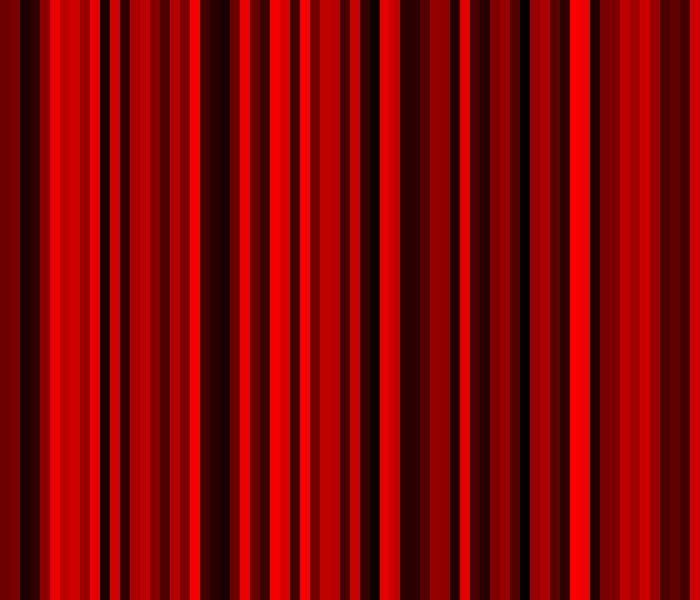
#> input picture input/First Sample.bmp, 700 x 600 px; its folder holds 3 pictures in this run
$ jupyter execute 'Assgment 1.ipynb'
#> lines starting #> are read from the running program, lines starting #| are printed output that depends on the picture
[cell 1]
import numpy as np
from PIL import Image
from matplotlib import pyplot as plt

[cell 2]
def CalculateColorMap(img):
    colorMap={}
    count=0
    width, height = img.size
    arr = [[0 for i in range(height)] for j in range(width)]
    for i in range (width):
        for j in range (height):
            r,g,b = img.getpixel((i,j))
            index = (r,g,b)
            if( not index in colorMap):
                colorMap[index]=count
                arr[i][j]=count
                count+=1
            else:
                arr[i][j]=colorMap[index]
    returnValue = {"colorMap":colorMap,"indexedImage":arr}
    return returnValue

[cell 3]
def QuantizationLevels(colorMap,ourrange):
    removedColors = {}
    kept = {}
    for color in list(colorMap.items()):
        x = tuple(map(lambda i: i - ourrange, color[0]))
        y=tuple(map(lambda i: i +ourrange, color[0]))
        if(color[0] in colorMap ):
            kept[color[0]]=colorMap[color[0]]
            for color2 in list(colorMap.items()):
                all(x1 < y1 for x1, y1 in zip(color2[0], y))
                if(all(x1 > y1 for x1, y1 in zip(color2[0], x)) and  all(x1 < y1 for x1, y1 in zip(color2[0], y)) and (not color2[0] in kept)):
                    indexdel =colorMap[color2[0]]
                    indexkept = colorMap[color[0]]
                    removedColors[indexdel] = indexkept
                    del colorMap[color2[0]]
    return {"colorMap":colorMap,"removedColors":removedColors}

[cell 4]
def AdjustIndex(arr,removedColors):
    for index1,col in enumerate(arr):
        for index2,entry in enumerate(col):
            if(entry in removedColors):
                arr[index1][index2] = removedColors[entry]
    return arr

[cell 5]
def ReverseColorMap(colorMap):
    newColorMap={}
    for index in colorMap:
        value= colorMap[index]
        newColorMap[value]=index
    colorMap=newColorMap
    return newColorMap

[cell 6]
def ColorMapToImage(arr,colorMap,imageName):
    img = Image.new('RGB', (len(arr), len(arr[0])), 'white')
    width = len(arr)
    height=len(arr[0])
    for i in range (width):
        for j in range (height):
            index= arr[i][j]
            img.putpixel((i,j),colorMap[index])
    img.save("output/"+imageName)

[cell 7]
import os
basedir = "input/"
our_range = 50
for image in os.listdir(basedir):
    img = Image.open(basedir+image)
#> img is the input picture: PIL image 700x600 RGB; mean R, G, B 130.4, 0, 0
    x= CalculateColorMap(img)
#> after the loop in CalculateColorMap, `for i in range (width):`: arr = 700 items; colorMap = 54 items; count = 54
#> x = 2 items
    colorMap = x["colorMap"]
#> colorMap = 54 items
    arr = x["indexedImage"]
#> arr = 700 items
    y = QuantizationLevels(colorMap,our_range)
#> the loop in QuantizationLevels, `for color in list(colorMap.items()):` made 54 passes
#> (color, x, y) on passes 1 to 12: (((109, 0, 0), 0), (59, -50, -50), (159, 50, 50)), (((122, 0, 0), 1), (72, -50, -50), (172, 50, 50)), (((28, 0, 0), 2), (-22, -50, -50), (78, 50, 50)), (((48, 0, 0), 3), (-2, -50, -50), (98, 50, 50)), (((142, 0, 0), 4), (92, -50, -50), (192, 50, 50)), (((234, 0, 0), 5), (184, -50, -50), (284, 50, 50)), (((188, 0, 0), 6), (138, -50, -50), (238, 50, 50)), (((206, 0, 0), 7), (156, -50, -50), (256, 50, 50)), (((153, 0, 0), 8), (103, -50, -50), (203, 50, 50)), (((232, 0, 0), 9), (182, -50, -50), (282, 50, 50)), (((22, 0, 0), 10), (-28, -50, -50), (72, 50, 50)), (((211, 0, 0), 11), (161, -50, -50), (261, 50, 50))
#> after the loop in QuantizationLevels, `for color in list(colorMap.items()):`: kept = {(109, 0, 0): 0, (28, 0, 0): 2, (234, 0, 0): 5, (170, 0, 0): 13}; removedColors = 50 items
#> y = 2 items
    colorMap =  y["colorMap"]
#> colorMap has the same summary as kept in QuantizationLevels
    removedColors = y['removedColors']
#> removedColors = 50 items
    arr = AdjustIndex(arr,removedColors)
#> after the loop in AdjustIndex, `for index1,col in enumerate(arr):`: arr = 700 items
    colorMap=ReverseColorMap(colorMap)
#> the loop in ReverseColorMap, `for index in colorMap:` made 4 passes
#> (index, value) on passes 1 to 4: ((109, 0, 0), 0), ((28, 0, 0), 2), ((234, 0, 0), 5), ((170, 0, 0), 13)
#> after the loop in ReverseColorMap, `for index in colorMap:`: newColorMap = {0: (109, 0, 0), 2: (28, 0, 0), 5: (234, 0, 0), 13: (170, 0, 0)}
#> in ReverseColorMap, `colorMap=newColorMap`: colorMap has the same summary as newColorMap
#> colorMap has the same summary as newColorMap in ReverseColorMap
    ColorMapToImage(arr,colorMap,image)
#> in ColorMapToImage, `img = Image.new('RGB', (len(arr), len(arr[0])), 'white')`: img: PIL image 700x600 RGB; every value is 255
#> in ColorMapToImage, `width = len(arr)`: width = 700
#> in ColorMapToImage, `height=len(arr[0])`: height = 600
#> after the loop in ColorMapToImage, `for i in range (width):`:
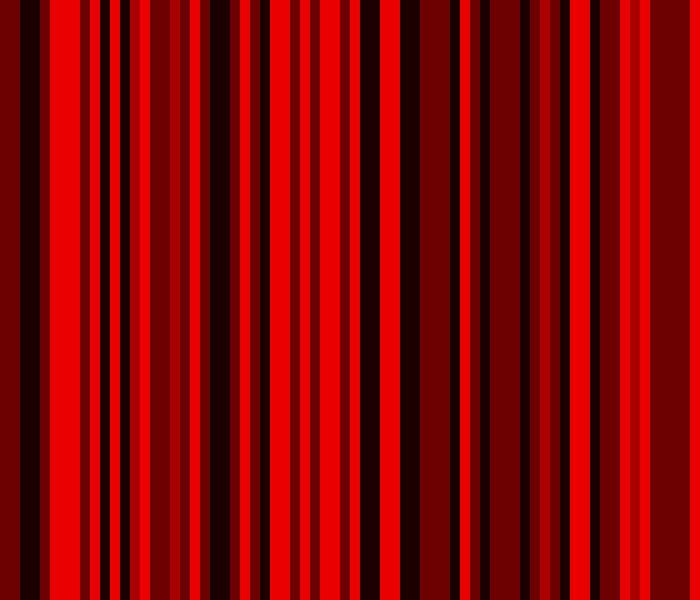
#> img: PIL image 700x600 RGB; mean R, G, B 133.3, 0, 0
#> pass 2 of the loop `for image in os.listdir(basedir):`:
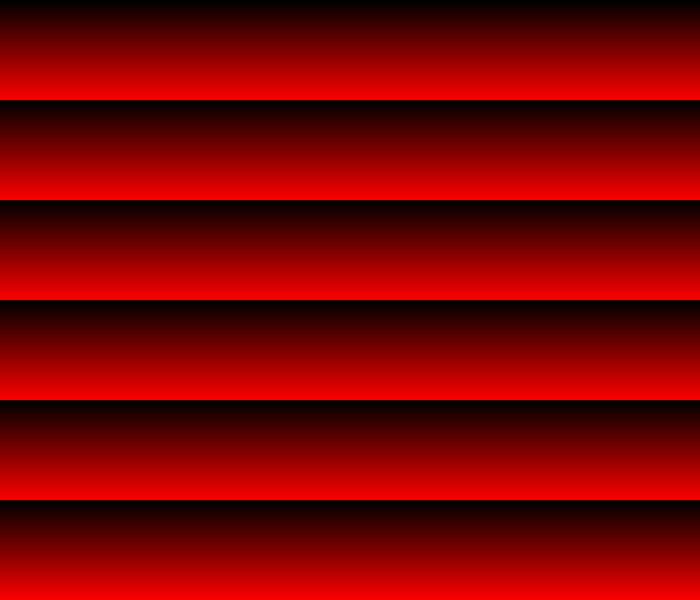
#> input picture input/Second Sample.bmp, 700 x 600 px
#> img is the input picture: PIL image 700x600 RGB; mean R, G, B 125.8, 0, 0
#> `colorMap = x["colorMap"]`: colorMap = 100 items
#> the loop in QuantizationLevels (call 2), `for color in list(colorMap.items()):` made 100 passes
#> (color, x, y) on passes 1 to 8: (((0, 0, 0), 0), (-50, -50, -50), (50, 50, 50)), (((2, 0, 0), 1), (-48, -50, -50), (52, 50, 50)), (((5, 0, 0), 2), (-45, -50, -50), (55, 50, 50)), (((7, 0, 0), 3), (-43, -50, -50), (57, 50, 50)), (((10, 0, 0), 4), (-40, -50, -50), (60, 50, 50)), (((12, 0, 0), 5), (-38, -50, -50), (62, 50, 50)), (((15, 0, 0), 6), (-35, -50, -50), (65, 50, 50)), (((17, 0, 0), 7), (-33, -50, -50), (67, 50, 50))
#> `colorMap =  y["colorMap"]`: colorMap = {(0, 0, 0): 0, (51, 0, 0): 20, (102, 0, 0): 40, (153, 0, 0): 60, (204, 0, 0): 80}
#> `removedColors = y['removedColors']`: removedColors = 95 items
#> the loop in ReverseColorMap (call 2), `for index in colorMap:` made 5 passes
#> (index, value) on passes 1 to 5: ((0, 0, 0), 0), ((51, 0, 0), 20), ((102, 0, 0), 40), ((153, 0, 0), 60), ((204, 0, 0), 80)
#> `colorMap=ReverseColorMap(colorMap)`: colorMap = {0: (0, 0, 0), 20: (51, 0, 0), 40: (102, 0, 0), 60: (153, 0, 0), 80: (204, 0, 0)}
#> after the loop in ColorMapToImage (call 2), `for i in range (width):`:
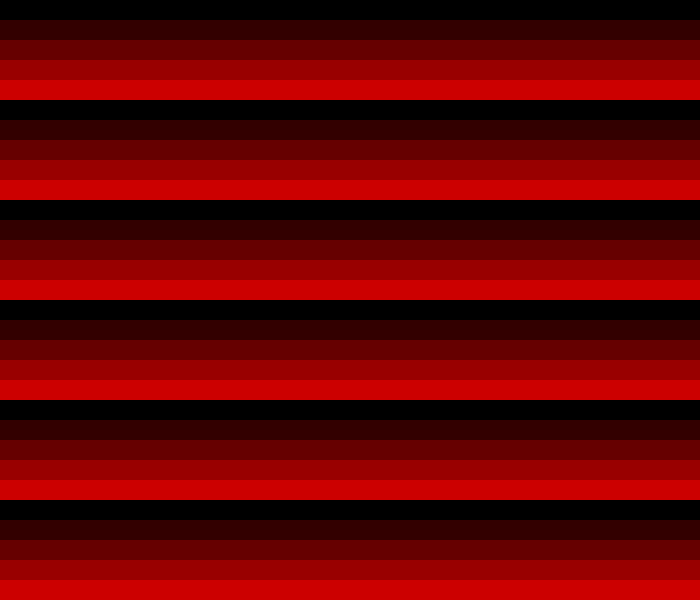
#> img: PIL image 700x600 RGB; mean R, G, B 102, 0, 0
#> pass 3 of the loop `for image in os.listdir(basedir):`:
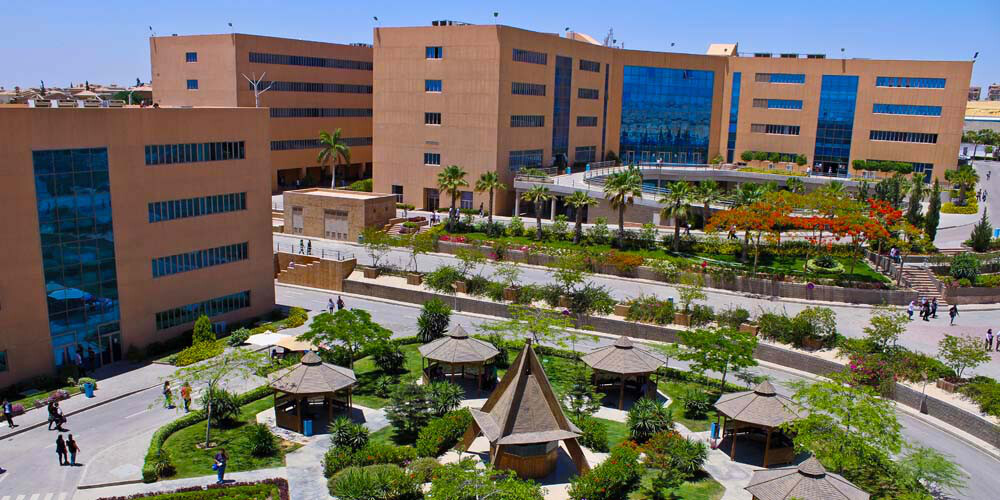
#> input picture input/Third Sample.jpg, 1000 x 500 px
#> img is the input picture: PIL image 1000x500 RGB; mean R, G, B 112.2, 109.3, 100.3
#> `colorMap = x["colorMap"]`: colorMap = 186747 items
#> `arr = x["indexedImage"]`: arr = 1000 items
#> `colorMap =  y["colorMap"]`: colorMap = 40 items
#> `removedColors = y['removedColors']`: removedColors = 186707 items
#> in ColorMapToImage (call 3), `width = len(arr)`: width = 1000
#> in ColorMapToImage (call 3), `height=len(arr[0])`: height = 500
#> after the loop in ColorMapToImage (call 3), `for i in range (width):`:
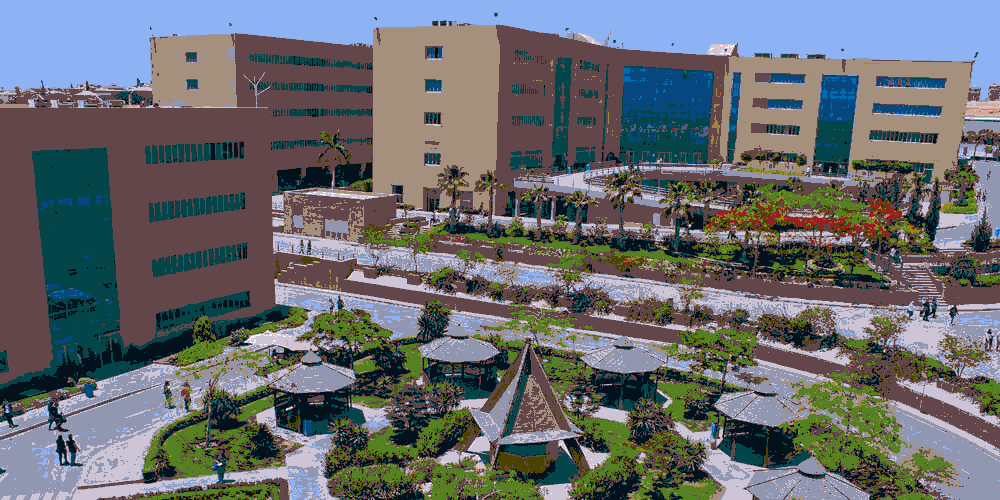
#> img: PIL image 1000x500 RGB; mean R, G, B 104.3, 107.7, 111
